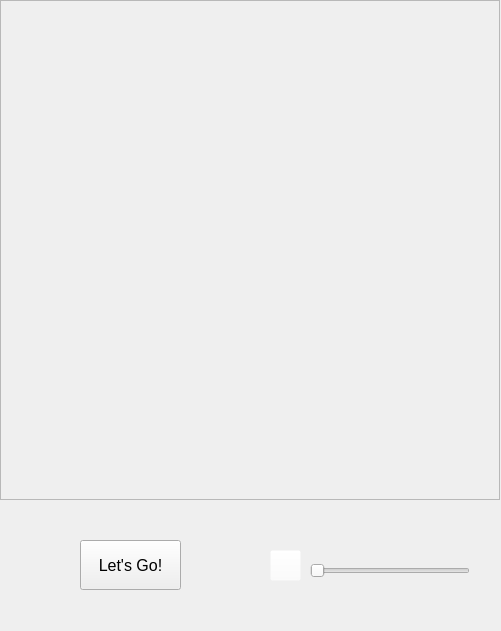
<?xml version="1.0" encoding="UTF-8"?>
<ui version="4.0">
 <class>IntroductionVideoWindow</class>
 <widget class="QWidget" name="IntroductionVideoWindow">
  <property name="geometry">
   <rect>
    <x>0</x>
    <y>0</y>
    <width>501</width>
    <height>631</height>
   </rect>
  </property>
  <property name="windowTitle">
   <string>Form</string>
  </property>
  <widget class="QToolButton" name="exitButton">
   <property name="geometry">
    <rect>
     <x>80</x>
     <y>540</y>
     <width>101</width>
     <height>50</height>
    </rect>
   </property>
   <property name="font">
    <font>
     <pointsize>12</pointsize>
    </font>
   </property>
   <property name="toolTip">
    <string>Exit</string>
   </property>
   <property name="text">
    <string>Let's Go!</string>
   </property>
  </widget>
  <widget class="QSlider" name="volumeSlider">
   <property name="geometry">
    <rect>
     <x>310</x>
     <y>560</y>
     <width>160</width>
     <height>22</height>
    </rect>
   </property>
   <property name="maximum">
    <number>100</number>
   </property>
   <property name="orientation">
    <enum>Qt::Horizontal</enum>
   </property>
  </widget>
  <widget class="QFrame" name="videoFrame">
   <property name="geometry">
    <rect>
     <x>0</x>
     <y>0</y>
     <width>500</width>
     <height>500</height>
    </rect>
   </property>
   <property name="frameShape">
    <enum>QFrame::StyledPanel</enum>
   </property>
   <property name="frameShadow">
    <enum>QFrame::Raised</enum>
   </property>
  </widget>
  <widget class="QToolButton" name="volumeIconDisplay">
   <property name="enabled">
    <bool>false</bool>
   </property>
   <property name="geometry">
    <rect>
     <x>270</x>
     <y>550</y>
     <width>31</width>
     <height>31</height>
    </rect>
   </property>
   <property name="toolTip">
    <string>Exit</string>
   </property>
   <property name="styleSheet">
    <string notr="true">background-color: rgba(255, 255, 255, 0);</string>
   </property>
   <property name="text">
    <string/>
   </property>
  </widget>
 </widget>
 <resources/>
 <connections/>
</ui>
